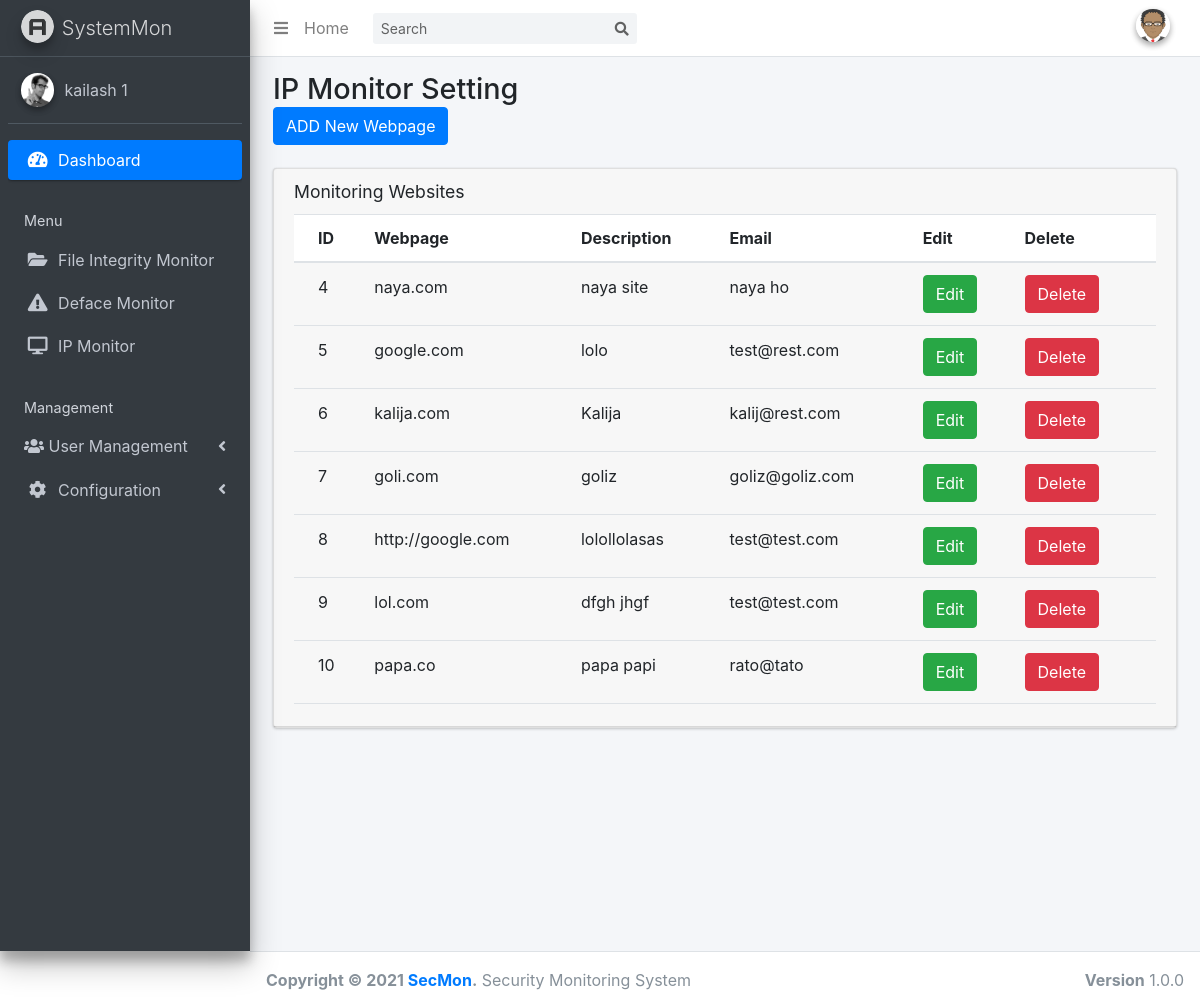
/defacemon_sett.php, run on the app's committed database.
### tables this page shows
CREATE TABLE `filescan_config` (
  `id` int(255) NOT NULL,
  `account` varchar(200) NOT NULL,
  `scan_path` varchar(200) NOT NULL,
  `email` varchar(200) NOT NULL,
  `file_extensions` varchar(200) NOT NULL
);

CREATE TABLE `deface_config` (
  `id` int(255) NOT NULL,
  `website` varchar(255) NOT NULL,
  `description` varchar(255) NOT NULL,
  `email` varchar(255) NOT NULL,
  `contact` varchar(255) NOT NULL
);

### defacemon_sett.php (the view, shortened to what this page needs)
<!DOCTYPE html>
<html>
<head>
    <link rel="stylesheet" href="plugins/fontawesome-free/css/all.min.css">
    <link rel="stylesheet" href="https://code.ionicframework.com/ionicons/2.0.1/css/ionicons.min.css">
    <link rel="stylesheet" href="dist/css/adminlte.min.css">
    <link rel="stylesheet" href="https://stackpath.bootstrapcdn.com/bootstrap/4.3.1/css/bootstrap.min.css">
</head>
<body class="hold-transition sidebar-mini">
    <div class="wrapper">
        <?php include 'themepart/nav-bar.php'; ?>
        <?php include 'themepart/sidebar.php'; ?>
        <div class="content-wrapper">
            <section class="content-header">
                <div class="container-fluid">
                    <div class="row mb-2">
                        <div class="col-sm-6">
                            <h1>IP Monitor Setting</h1>
                            <button type="button" class="btn btn-primary" data-toggle="modal" data-target="#addURLModal">ADD New Webpage</button>
                        </div>
                    </div>
                </div>
            </section>
            <section class="content">
                <div class="container-fluid">
                    <div class="row">
                        <div class="col-12">
                            <div class="card">
                                <div class="card-header">
                                    <h3 class="card-title">Monitoring Websites</h3>
                                    <div class="card-body table-responsive p-0" style="height: 500px;">
                                        <?php $connection=mysqli_connect( "localhost", "root", "", "hash_analyzer"); $query="SELECT * FROM deface_config" ; $query_run=mysqli_query($connection, $query); ?>
                                        <table class="table table-head-fixed text-nowrap">
                                            <thead>
                                                <tr>
                                                    <th>ID</th>
                                                    <th>Webpage</th>
                                                    <th>Description</th>
                                                    <th>Email</th>
                                                    <th>Edit</th>
                                                    <th>Delete</th>
                                                </tr>
                                            </thead>
                                            <tbody>
                                                <?php if (mysqli_num_rows($query_run)> 0) { while ($row = mysqli_fetch_assoc($query_run)) { ?>
                                                <tr>
                                                    <td>
                                                        <?php echo $row[ 'id']; ?> </td>
                                                    <td>
                                                        <?php echo $row[ 'website']; ?> </td>
                                                    <td>
                                                        <?php echo $row[ 'description']; ?> </td>
                                                        <td>
                                                        <?php echo $row[ 'email']; ?> </td>
                                                    <td>
                                                        <button type="button" class="btn btn-success editbtnweb" data-toggle="modal" data-target="#editURLModal">Edit</button>
                                                    </td>
                                                    <td>
                                                        <button type="button" class="btn btn-danger deletebtnweb" data-toggle="modal" data-target="#deleteURLModal">Delete</button>
                                                    </td>
                                                </tr>
                                                <?php } } else { echo "No record found!"; } ?>
                                            </tbody>
                                        </table>
                                    </div>
                                </div>
                            </div>
                        </div>
                    </div>
                </div>
            </section>
        </div>
        </div>
    <?php include 'themepart/footer.php'; ?>
</body>
</html>

### themepart/sidebar.php (shortened to what this page needs)
<html>
<head>
</head>
<aside class="main-sidebar sidebar-dark-primary elevation-4">
    <a href="dashboard.php" class="brand-link">
      <img src="dist/img/AdminLTELogo.png" alt="AdminLTE Logo" class="brand-image img-circle elevation-3"
           style="opacity: .8">
      <span class="brand-text font-weight-light">SystemMon</span>
    </a>
    <div class="sidebar">
      <div class="user-panel mt-3 pb-3 mb-3 d-flex">
        <div class="image">
          <img src="dist/img/user2-160x160.jpg" class="img-circle elevation-2" alt="User Image">
        </div>
        <?php
        $connection = mysqli_connect("localhost","root","","hash_analyzer");
        $query= "SELECT * FROM filescan_config";
        $query_run= mysqli_query($connection,$query);
        $row = mysqli_fetch_assoc($query_run);
        ?>
        <div class="info">
          <a href="#" class="d-block"><?php echo $row['account']; ?></a>
        </div>
      </div>
      <nav class="mt-2">
        <ul class="nav nav-pills nav-sidebar flex-column" data-widget="treeview" role="menu" data-accordion="false">
          <li class="nav-item has-treeview menu-open">
            <a href="dashboard.php" class="nav-link active">
              <i class="nav-icon fas fa-tachometer-alt"></i>
              <p>
                Dashboard
              </p>
            </a>
          </li>
          <li class="nav-header">Menu</li>
          <li class="nav-item has-treeview">
            <a href="fim.php" class="nav-link">
              <i class="nav-icon fa fa-folder-open"></i>
              <p>
                File Integrity Monitor
              </p>
            </a>
          <li class="nav-item has-treeview">
            <a href="webmon.php" class="nav-link">
              <i class="nav-icon fa fa-exclamation-triangle"></i>
              <p>
                Deface Monitor
              </p>
            </a>
             <li class="nav-item has-treeview">
            <a href="ipmon.php" class="nav-link">
              <i class="nav-icon fa fa-desktop"></i>
              <p>
                IP Monitor
              </p>
            </a>
          <li class="nav-header">Management</li>
          <li class="nav-item has-treeview">
            <a href="#" class="nav-link">
              <i class="fas fa-users"></i>
              <p>
                User Management
                <i class="fas fa-angle-left right"></i>
              </p>
            </a>
          </li>
          <li class="nav-item has-treeview">
            <a href="#" class="nav-link">
              <i class="nav-icon fa fa-cog"></i>
              <p>
                Configuration
                <i class="fas fa-angle-left right"></i>
              </p>
            </a>
          </li>
        </ul>
      </nav>
    </div>
  </aside>

### data on the page
filescan_config: account "kailash 1"
deface_config: id "4", website "naya.com", description "naya site", email "naya ho"
deface_config: id "5", website "google.com", description "lolo", email "test@rest.com"
deface_config: id "6", website "kalija.com", description "Kalija", email "kalij@rest.com"
deface_config: id "7", website "goli.com", description "goliz", email "goliz@goliz.com"
deface_config: id "8", website "http://google.com", description "lolollolasas", email "test@test.com"
deface_config: id "9", website "lol.com", description "dfgh jhgf", email "test@test.com"
deface_config: id "10", website "papa.co", description "papa papi", email "rato@tato"
